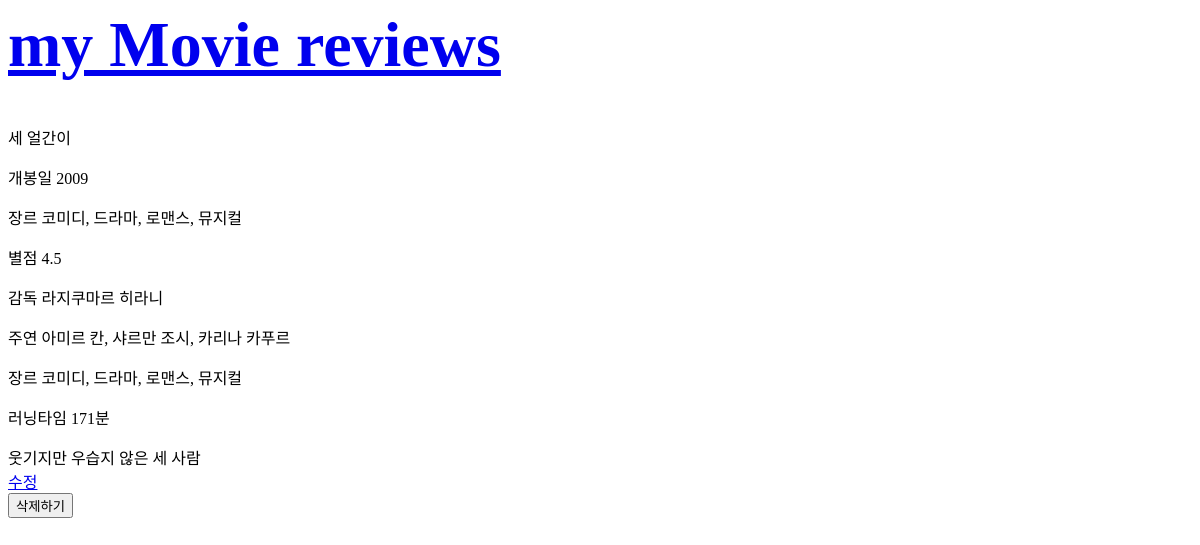
Page /2 on the earlier database version.
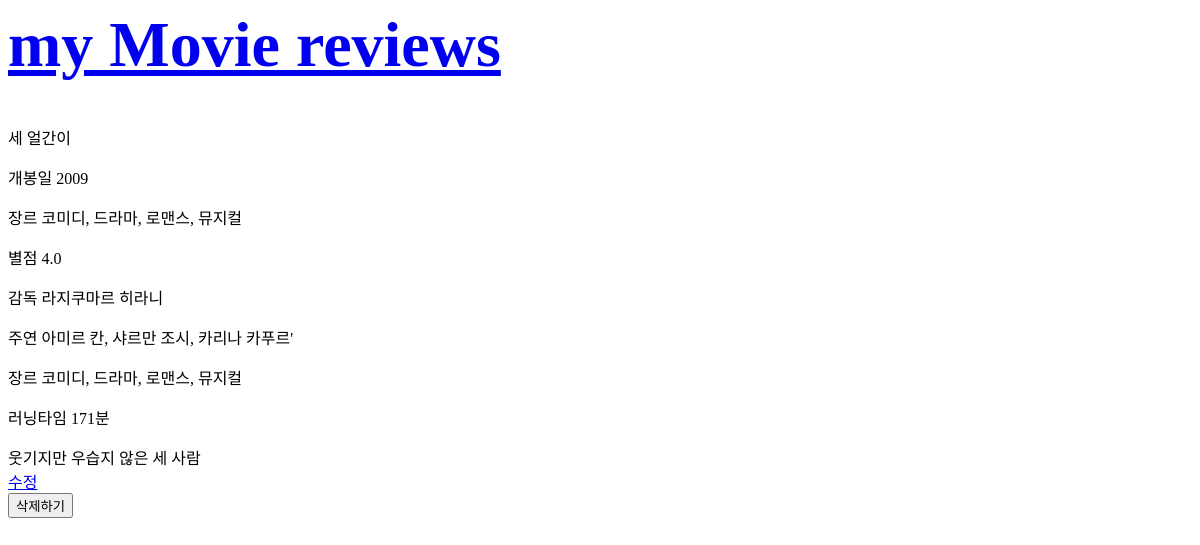
Same page on the later database version.
### mymovie/models.py (models this page shows)
class Reviewlist(models.Model):
    title=models.CharField(max_length=32)
    year=models.CharField(max_length=20)
    genre=models.CharField(max_length=40)
    rating=models.CharField(max_length=20)
    director=models.CharField(max_length=20, default='')
    actor=models.CharField(max_length=40, default='')
    time=models.CharField(max_length=20,default='')
    image=models.ImageField(upload_to='images/', blank=True)
    content=models.TextField()

### mymovie/views.py (the view)
# urls.py: path('<int:pk>', review_detail),
def review_detail(request, pk):
   review=Reviewlist.objects.get(id=pk)
   context={
      "review":review
   }
   return render(request, 'review_detail.html', context)

### mymovie/templates/review_detail.html (shortened to what this page needs)
<h1><a href="/"><h1>my Movie reviews</h1></a></h1>
{{review.title}}
<p>개봉일 {{ review.year }}</p>
<p>장르 {{ review.genre }}</p>
<p>별점 {{ review.rating }}</p>
<p>감독 {{ review.director }}</p>
<p>주연 {{ review.actor }}</p>
<p>장르 {{ review.genre }}</p>
<p>러닝타임 {{ review.time }}</p>
{{review.content}}<br/>
<a href="/{{review.id}}/update"> 수정 </a>
<form action="/{{review.id}}/delete" method="post">
    <input type="submit" value="삭제하기">
</form>

Differences in the rows shown:
changed Reviewlist "세 얼간이": rating "4.5" → "4.0"; actor "아미르 칸, 샤르만 조시, 카리나 카푸르" → "아미르 칸, 샤르만 조시, 카리나 카푸르'"
